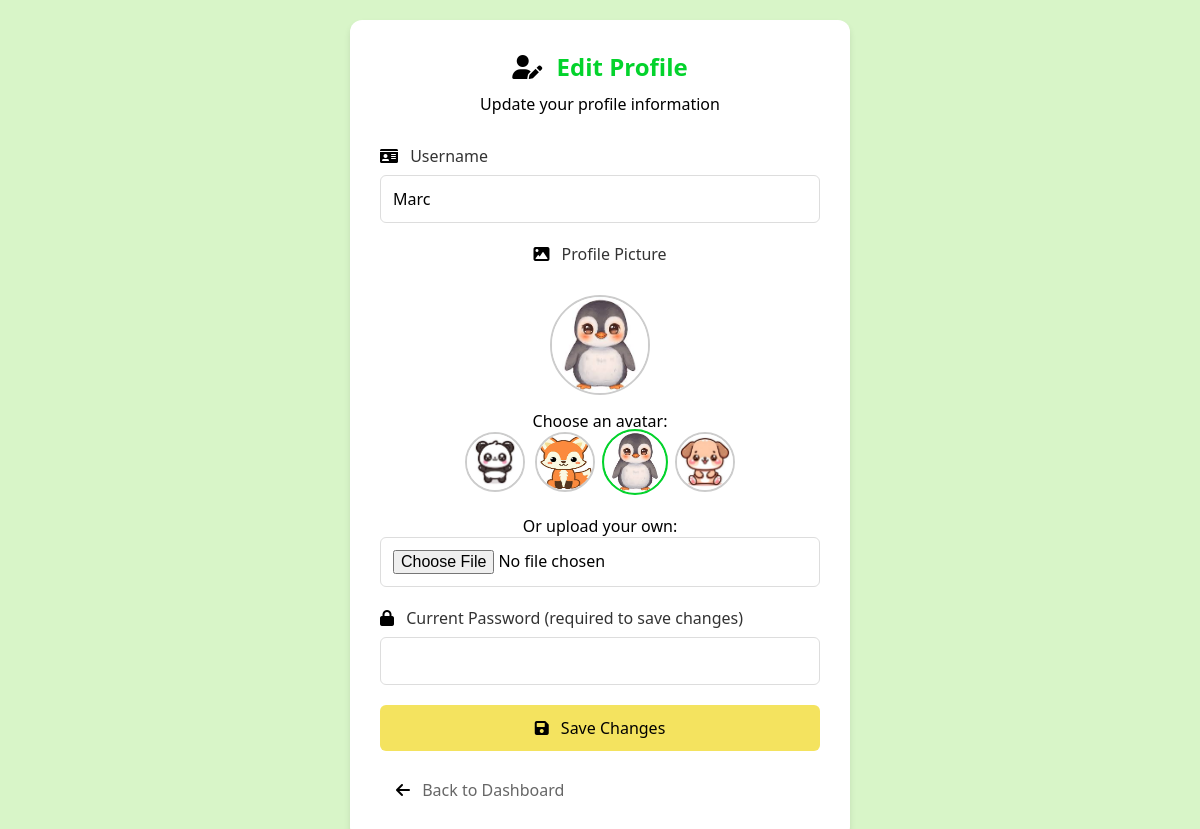
The page /edit_profile.php (signed in) on the database its author committed.
### tables this page shows
CREATE TABLE `users` (
  `id` int(11) NOT NULL,
  `username` varchar(50) NOT NULL,
  `security_question` varchar(255) NOT NULL,
  `security_answer` varchar(255) NOT NULL,
  `password` varchar(255) NOT NULL,
  `created_at` timestamp NOT NULL DEFAULT current_timestamp(),
  `last_login` datetime DEFAULT NULL,
  `role` varchar(20) NOT NULL DEFAULT 'staff',
  `dob` date DEFAULT NULL,
  `force_password_change` tinyint(1) DEFAULT 1,
  `password_changed` tinyint(1) DEFAULT 0,
  `force_security_setup` tinyint(1) DEFAULT 0,
  `profile_pic` varchar(255) DEFAULT 'default.png'
);

### edit_profile.php (the view, shortened to what this page needs)
<?php
include "db.php";
$userId = $_SESSION['user_id'];
$stmt = $conn->prepare("SELECT username, role, profile_pic FROM users WHERE id = ?");
$stmt->bind_param("i", $userId);
$stmt->execute();
$result = $stmt->get_result();
$user = $result->fetch_assoc();
?>
<!DOCTYPE html>
<html lang="en">
<head>
    <link href="https://cdnjs.cloudflare.com/ajax/libs/font-awesome/6.0.0/css/all.min.css" rel="stylesheet">
</head>
<body>
    <div class="container">
        <div class="header">
            <h1><i class="fas fa-user-edit"></i> Edit Profile</h1>
            <p>Update your profile information</p>
        </div>
        <form method="POST" action="" enctype="multipart/form-data">
            <div class="form-group">
                <label for="username">
                    <i class="fas fa-id-card icon"></i> Username
                </label>
                <input type="text" id="username" name="username" value="<?php echo htmlspecialchars($user['username']); ?>" required>
            </div>
            <div class="form-group" style="text-align:center;">
                <label>
                    <i class="fas fa-image icon"></i> Profile Picture
                </label><br>
                <img id="currentPreview"
                    src="uploads/avatars/<?php echo htmlspecialchars($user['profile_pic']); ?>"
                    alt="Profile Picture" width="100" height="100"
                    style="border-radius:50%; margin-bottom:10px; border:2px solid #ccc;">
                <p>Choose an avatar:</p>
                <div style="display:flex; gap:10px; justify-content:center; flex-wrap:wrap; margin-bottom:10px;">
                    <?php
                    $avatars = ['avatar1.jpg','avatar2.jpg','avatar3.jpg','avatar4.jpg'];
                    foreach ($avatars as $avatar): ?>
                        <label class="avatar-option">
                            <img src="uploads/avatars/<?php echo $avatar; ?>" width="60" height="60">
                        </label>
                    <?php endforeach; ?>
                </div>
                <p>Or upload your own:</p>
                <input type="file" name="profile_pic" accept="image/*">
            </div>
            <div class="form-group">
                <label for="current_password">
                    <i class="fas fa-lock icon"></i> Current Password (required to save changes)
                </label>
                <input type="password" id="current_password" name="current_password" required>
            </div>
            <button type="submit" class="btn">
                <i class="fas fa-save icon"></i> Save Changes
            </button>
        </form>
        <a href="<?php echo $user['role'] === 'admin' ? 'admin_dashboard.php' : 'staff_dashboard.php'; ?>" class="back-btn">
            <i class="fas fa-arrow-left icon"></i> Back to Dashboard
        </a>
    </div>
</body>
</html>

### edit_profile.php (style rules this page uses)
* { margin: 0; padding: 0; box-sizing: border-box; font-family: 'Segoe UI', 'Roboto', sans-serif; }
body { background-color: #d8f5c8; min-height: 100vh; display: flex; justify-content: center; align-items: center; padding: 20px; }
.container { background: white; padding: 30px; border-radius: 12px; box-shadow: 0 4px 6px rgba(0, 0, 0, 0.1); width: 100%; max-width: 500px; }
.header { text-align: center; margin-bottom: 30px; }
.header h1 { color: #03d32c; font-size: 24px; margin-bottom: 10px; }
.form-group { margin-bottom: 20px; }
.form-group label { display: block; margin-bottom: 8px; color: #333; font-weight: 500; }
.form-group input { width: 100%; padding: 12px; border: 1px solid #ddd; border-radius: 6px; font-size: 16px; transition: border-color 0.3s; }
.avatar-option img { border-radius: 50%; border: 2px solid #ccc; transition: border-color 0.3s, transform 0.2s; cursor: pointer; }
.avatar-option input[type="radio"]:checked + img { border-color: #03d32c; transform: scale(1.1); }
.btn { background: #f4e35f; color: 333; padding: 12px 20px; border: none; border-radius: 6px; width: 100%; font-size: 16px; cursor: pointer; transition: background 0.3s; }
.back-btn { display: inline-block; padding: 8px 16px; color: #666; text-decoration: none; margin-top: 20px; transition: color 0.3s; }
.icon, .header h1 i { color: #000; margin-right: 8px; }

### rows shown on the page
users: username "Marc", profile_pic (picture)
